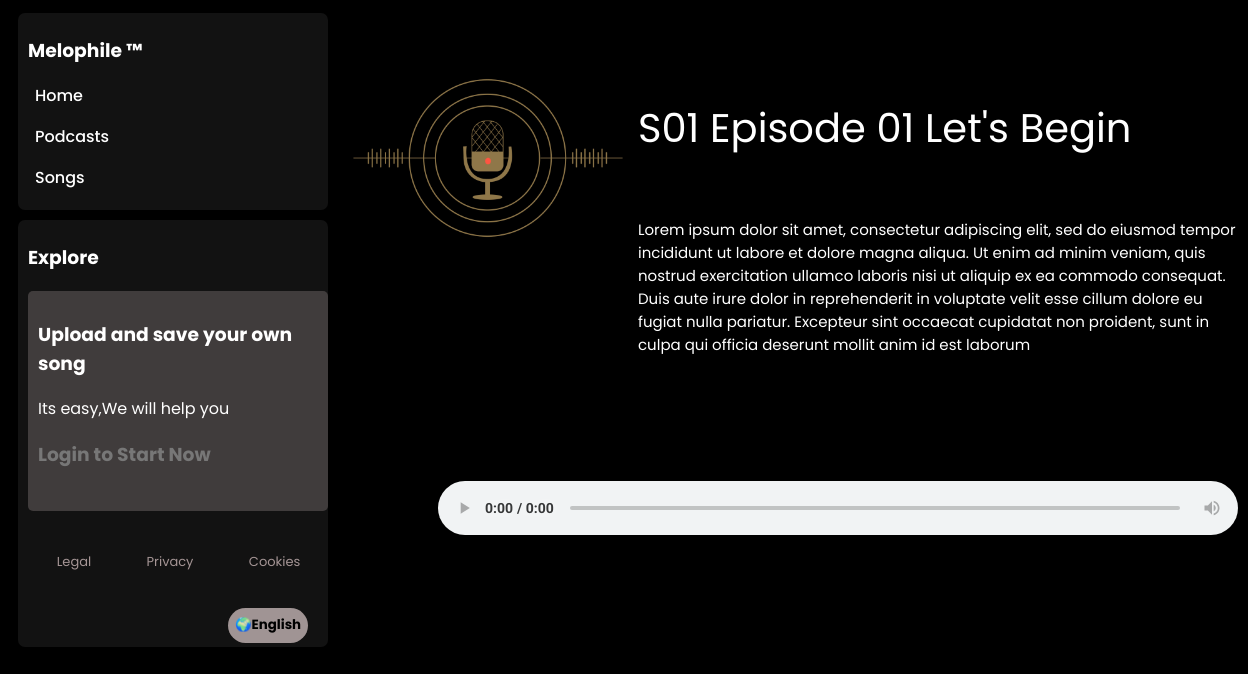
Page /audio/detail/2/ on the committed database.
### app/models.py (models this page shows, shortened)
class AudioFile(models.Model):
    broadcast = models.ForeignKey(Broadcast, on_delete=models.CASCADE)
    audio_file = models.FileField(upload_to='songs/')
    audio_name = models.CharField(max_length=300, default='')
    desc=models.CharField(max_length=1000, default='')

### app/views.py (the view)
# urls.py: path('audio/detail/<int:pk>/', podDetailView.as_view(), name='audio_detail'),
class podDetailView(DetailView):
    model=AudioFile
    template_name='poddetail.html'
    success_url=reverse_lazy('home')

### templates/poddetail.html (shortened to what this page needs)
{%load static %}
<!DOCTYPE html>
<html lang="en">
<head>
    <link rel="stylesheet" href="{%static 'css/home.css'%}">
</head>
<body style="background-color: black;">
    <div class="full">
        <div class="left">
            <div class="head">
                <h3>Melophile ™</h3>
                <p style="font-weight: 500;"><a href="{%url 'home'%}"  style="text-decoration: none; color: white;">Home</a><p>
                <p style="font-weight: 500;"><a href="{%url 'seepodcast'%}"  style="text-decoration: none; color: white;">Podcasts</a></p>
                <p  style="font-weight: 500;"><a href="{% url 'showall'%}"  style="text-decoration: none; color: white;">Songs</a></p>
            </div>
            <div class="library">
                <h3>Explore</h3>
                <div class="congest">
                    <div class="upsong">
                        <h3>Upload and save your own song</h3>
                        <p>Its easy,We will help you</p>
                        {%if user.is_authenticated%}
                        <button style=" border-radius: 50px; border: 0; height:35px ; width: 80px; background-color: white; "><a href="{%url 'savesong'%}" style="text-decoration: none; color: rgb(0, 0, 0); font-family: poppins;" ><b>Upload</b></a></button>
                         {%else%}
                         <h3 style="color: #777;">Login to Start Now</h3>
                         {%endif%}
                    </div>
                    <br>
                </div>
                <div class="ft"><br>
                    <div class="sea">
                        <ul style="padding-left: 1px;">
                            <li>Legal</li>
                            <li>Privacy</li>
                            <li>Cookies</li>
                        </ul>
                    </div>
                    <div class="btn" style="padding-bottom: -13px; ">
                        <button style=" border-radius: 50px;  border: 0; height:35px ; width: 80px; background-color: rgb(160, 148, 148);   "><b style="font-family: poppins; ">🌍English</b></a></button>
                    </div>
                </div>
            </div>
        </div>
        <div class="right" style="padding-left: 10px;">
            <div class="detail" style="display: flex;">
                <div class="image"><img src="{%static '\images\pod.jpg'%}" style="height: 300px; width:auto; z-index: -1;"></div>
                <div class="name" style="color: white; padding-top: 90px; font-size: 40px;" >{{object.audio_name }}<br>
                    <div class="artist" style="color: white; padding-top: 60px; font-size: 15px;">
                    {{object.desc}}
                </div></div><br>
            </div>
            <div class="aud" style="margin-top: 50px;">
                <br><br><br>
                <audio controls controlsList="nodownload noplaybackrate " autoplay  style="padding-left: 100px;">
                    <source src="/media/{{ object.audio_file }}" type="audio/mpeg">
                </audio>
            </div>
    </div>
</body>
</html>

### app/static/css/home.css (style rules this page uses)
body { font-family: poppins; }
.full { display:flex; font-family: poppins; }
.left { padding-top: 5px; padding-left: 10px; height: 620px; border-radius: 7px; }
.right { padding-left: 20px; }
.head { padding-left: 10px; padding-top: 4px; padding-bottom: 4px; border-radius: 7px; margin-bottom: 10px; width: 300px; }
.library { color: white; background-color: rgba(18,18,18,255); padding-left: 10px; padding-top: 4px; padding-bottom: 4px; border-radius: 7px; width:300px; }
.congest { height: 200px; overflow-y: auto; padding: 10px; background-color: rgb(64, 60, 60); border-radius: 5px; }
.upsong { height: 150px; }
.head { font-family: poppins; }
.head p { padding-left: 7px; font-weight: 600; }
.head { color: white; background-color: rgba(18,18,18,255); }
.sea ul { display: flex; justify-content: space-around; }
.sea ul li { list-style-type: none; font-size: 13px; color: rgb(165, 149, 149); }
.btn { padding-left:200px ; padding-top: 20px; }

### templates/poddetail.html (style rules this page uses)
audio { width: 800px; padding-left: 10px; border-radius: 5px; margin-bottom: 20px; }

### rows in the picture
AudioFile: audio_name "S01 Episode 01 Let's Begin", desc "Lorem ipsum dolor sit amet, consectetur adipiscing elit, sed do eiusmod tempor incididunt ut labore et dolore magna aliqua. Ut enim ad minim veniam, quis nostrud exercitation ullamco laboris nisi ut aliquip ex ea commodo consequat. Duis aute irure dolor in reprehenderit in voluptate velit esse cillum dolore eu fugiat nulla pariatur. Excepteur sint occaecat cupidatat non proident, sunt in culpa qui officia deserunt mollit anim id est laborum"
